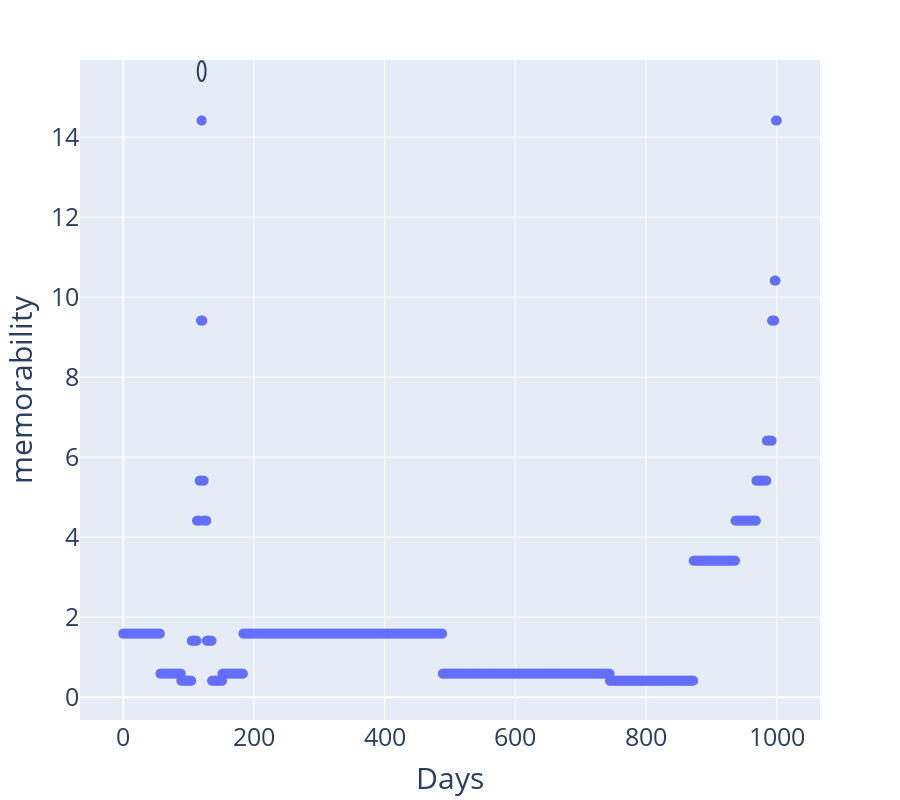

This figure's notebook cell:
### Code cell
fig = px.scatter(df, x="time", y="memorability", hover_data=['recipe'], height=800)
fig.update_traces(marker={'size':10})
fig.update_layout(
    showlegend=False,
    font=dict(
        size=25
    ),
    xaxis_title="Days"
)
fig.add_shape(
    type="circle",
    xref="x",
    yref="y",
    x0 = MARIAGE_DAY - 6,
    y0 = 15.4,
    x1 = MARIAGE_DAY + 6,
    y1 = 15.9,
)

### Figure 1 — Plotly figure (JSON) as saved in the notebook; plotly's stock layout.template omitted (floating-point values rounded to 4 significant figures; data arrays with more than 128 entries replaced by an {"elided": "..."} marker saying what was removed)
{"data": [{"customdata": {"elided": "1001x1x1 str values"}, "hovertemplate": "time=%{x}<br>memorability=%{y}<br>recipe=%{customdata[0]}<extra></extra>", "legendgroup": "", "marker": {"color": "#636efa", "size": 10, "symbol": "circle"}, "mode": "markers", "name": "", "showlegend": false, "type": "scattergl", "x": {"elided": "1001 int values"}, "xaxis": "x", "y": {"elided": "1001 float values"}, "yaxis": "y"}], "layout": {"font": {"size": 25}, "height": 800, "legend": {"tracegroupgap": 0}, "margin": {"t": 60}, "shapes": [{"type": "circle", "x0": 114, "x1": 126, "xref": "x", "y0": 15.4, "y1": 15.9, "yref": "y"}], "showlegend": false, "xaxis": {"anchor": "y", "domain": [0, 1], "title": {"text": "Days"}}, "yaxis": {"anchor": "x", "domain": [0, 1], "title": {"text": "memorability"}}}}
